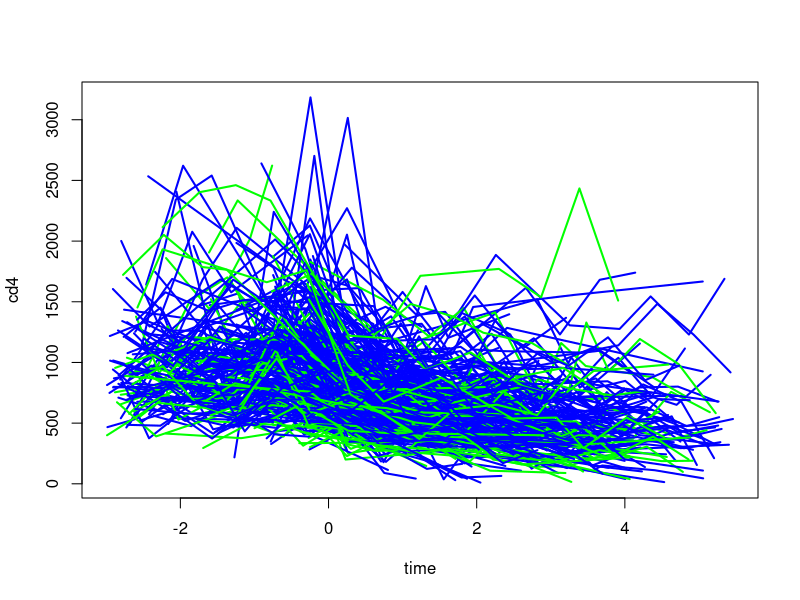

R code for this plot: (Note: this script raises an error after producing the figure.)
setwd('/home/tuomas/R/Projects/DATA.STAT.750/datasets')
data = read.table("aids.txt", sep="\t", dec=".", head=TRUE)
attach(data)

plot(time, cd4, type="n")
for(i in 1:length(levels(factor(person)))){
  
  osa<-data[person==levels(factor(person))[i],]
  print(i)
  if(osa$drugs[1]==0){
    lines(osa$time, osa$cd4, lwd=2, col="green")
  }
  if(osa$drugs[1]==1){
    lines(osa$time, osa$cd4, lwd=2, col="blue")
  }
}

library(lme4)
# a)
# Select log link since cd4 is always positive (and other link functions caused some errors)
model.poi = glmer(cd4~time*factor(drugs)+age+(1+time|person), family=poisson(link='log'), data=data)
summary(model.poi)
model.gamma = glmer(cd4~time*factor(drugs)+age+(1+time|person), family=Gamma(link='log'), data=data)
summary(model.gamma)
model.ig = glmer(cd4~time*factor(drugs)+age+(1+time|person), family=inverse.gaussian(link='log'), data=data)
summary(model.ig)
model.gaus = glmer(cd4~time*factor(drugs)+age+(1+time|person), family=gaussian(link='log'), data=data)
summary(model.gaus)

par(mfrow=c(2,2))
plot(fitted(model.poi), residuals(model.poi, type="pearson"))
plot(fitted(model.gamma), residuals(model.gamma, type="pearson"))
plot(fitted(model.ig), residuals(model.ig, type="pearson"))
plot(fitted(model.gaus), residuals(model.gaus, type="pearson"))
par(mfrow=c(1,1))

par(mfrow=c(2,2))
qqnorm(residuals(model.poi, type='pearson'))
qqnorm(residuals(model.gamma, type='pearson'))
qqnorm(residuals(model.ig, type='pearson'))
qqnorm(residuals(model.gaus, type='pearson'))
par(mfrow=c(1,1))

sum(residuals(model.poi, type='response')^2)
sum(residuals(model.gamma, type='response')^2)
sum(residuals(model.ig, type='response')^2)
sum(residuals(model.gaus, type='response')^2)

sum(residuals(model.poi, type='pearson')^2)
sum(residuals(model.gamma, type='pearson')^2)
sum(residuals(model.ig, type='pearson')^2)
sum(residuals(model.gaus, type='pearson')^2)

sum(residuals(model.poi, type='deviance')^2)
sum(residuals(model.gamma, type='deviance')^2)
sum(residuals(model.ig, type='deviance')^2)
sum(residuals(model.gaus, type='deviance')^2)


new.data = data[,c(2,3,4,5)]
gt.y = data[,1]
poi.predy = predict(model.poi, newdata=new.data, type="response")
gamma.predy = predict(model.gamma, newdata=new.data, type="response")
ig.predy = predict(model.ig, newdata=new.data, type="response")
gaus.predy = predict(model.gaus, newdata=new.data, type="response")

par(mfrow=c(2,2))
plot(gt.y, fitted(model.poi))
abline(0,1)
title('Poisson model')
plot(gt.y, fitted(model.gamma))
abline(0,1)
title('Gamma model')
plot(gt.y, fitted(model.ig))
abline(0,1)
title('IG model')
plot(gt.y, fitted(model.gaus))
abline(0,1)
title('Gaussian model')

par(mfrow=c(3,2))
hist(gt.y)
hist(poi.predy)
hist(gamma.predy)
hist(ig.predy)
hist(gaus.predy)
par(mfrow=c(1,1))

# Shapiro test
shapiro.test(residuals(model.poi, type="pearson"))
shapiro.test(residuals(model.gamma, type="pearson"))
shapiro.test(residuals(model.ig, type="pearson"))
shapiro.test(residuals(model.gaus, type="pearson"))

# Select Gamma model
model.gamma = glmer(cd4~time*factor(drugs)+age+(1+time|person), family=Gamma(link='log'), data=data)
summary(model.gamma)

# b)
new.data = data.frame(time=2.02, drugs=1, age=13.72)
mu.hat = predict(model.gamma, newdata=new.data, re.form=NA, type='response')
mu.hat

# c)
### Parametric bootstrap method
new.data = data.frame(time=2.02, drugs=1, age=13.72, person=10396)
mu.pred = predict(model.gamma, newdata=new.data, type='response')
var.error = (sigma(model.gamma)^2)*mu.pred^2
a.hat = (mu.pred^2)/var.error
s.hat = var.error/mu.pred

yf.star = numeric()
n = dim(data)[1]
for(b in 1:1000){
  yb = rgamma(n, shape=a.hat, scale=s.hat)
  model.b = glmer(yb~time*factor(drugs)+age+(1+time|person), family=Gamma(link='log'), data=data)
  mu.pred.star = predict(model.b, newdata=new.data, type='response')
  var.error.star = (sigma(model.b)^2)*mu.pred.star^2
  a.star = (mu.pred.star^2)/var.error.star
  s.star = var.error.star/mu.pred.star
  yf.star[b] = rgamma(1, shape=a.star, scale=s.star)
}

lb = quantile(yf.star, 0.1)
ub = quantile(yf.star, 0.9)
lb
ub
